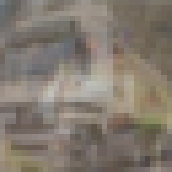
#> input picture scripts/assets/fig1/t-000.png, 172 x 172 px; its folder holds 3 pictures in this run; the run also reads 2 pictures not shown here
$ python fig_overview.py
#> lines starting #> are read from the running program, lines starting #| are printed output that depends on the picture
### scripts/make_fonts.py
# Convert TeX Gyre Termes OTF -> TTF (Type 42-safe embedding).
import sys
from fontTools.ttLib import TTFont, newTable
from fontTools.pens.cu2quPen import Cu2QuPen
from fontTools.pens.ttGlyphPen import TTGlyphPen
def otf_to_ttf(src, dst, max_err=1.0):
    f = TTFont(src); gs = f.getGlyphSet(); order = f.getGlyphOrder()
    glyf = {}
    for n in order:
        pen = TTGlyphPen(gs); gs[n].draw(Cu2QuPen(pen, max_err, reverse_direction=True)); glyf[n] = pen.glyph()
    f["loca"] = newTable("loca"); g = f["glyf"] = newTable("glyf"); g.glyphOrder = order; g.glyphs = glyf
    del f["CFF "]
    if "VORG" in f: del f["VORG"]
    f["maxp"] = newTable("maxp"); m=f["maxp"]; m.tableVersion=0x00010000
    for a in ("maxZones","maxTwilightPoints","maxStorage","maxFunctionDefs","maxInstructionDefs","maxStackElements","maxSizeOfInstructions","maxComponentElements"): setattr(m,a,0)
    m.maxZones=1; f["head"].glyphDataFormat=0
    f["post"].formatType=2.0; f["post"].extraNames=[]; f["post"].mapping={}; f["post"].glyphOrder=order
    f.sfntVersion="\x00\x01\x00\x00"; f.save(dst)

import os, glob
SRC = "/usr/share/texmf/fonts/opentype/public/tex-gyre"
OUT = os.path.join(os.path.dirname(os.path.abspath(__file__)), "fonts")


def ensure():
    """Convert TeX Gyre Termes (CFF OpenType) to TrueType so matplotlib embeds valid Type 42
    fonts. Converted files are local build products and are not committed (GUST font licence)."""
    os.makedirs(OUT, exist_ok=True)
    for st in ("regular", "bold", "italic", "bolditalic"):
        dst = os.path.join(OUT, f"texgyretermes-{st}.ttf")
        src = os.path.join(SRC, f"texgyretermes-{st}.otf")
        if not os.path.exists(dst) and os.path.exists(src):
            otf_to_ttf(src, dst)
    return sorted(glob.glob(os.path.join(OUT, "*.ttf")))


# [2 lines that do not run on import are left out]

### scripts/common.py
import os
import numpy as np
from PIL import Image

HERE = os.path.dirname(os.path.abspath(__file__))
FIGDIR = os.path.normpath(os.path.join(HERE, "..", "figures"))


def tile(folder, idx, native):
    """Load an embedded raster recovered from the original PDF and undo its
    nearest-neighbour upsampling, returning the native-resolution RGB array."""
#> called with folder = 'fig1', idx = 0, native = 32
    a = np.asarray(Image.open(os.path.join(HERE, "assets", folder, f"t-{idx:03d}.png")).convert("RGB"))
#> a is the input picture: shape (172, 172, 3); mean R, G, B 131.3, 122.1, 111.6
    n = a.shape[0]
#> n = 172
    centers = ((np.arange(native) + 0.5) * n / native).astype(int)
#> centers = 32 values from 2 to 169
    return a[np.ix_(centers, centers)]


# [13 lines left out: functions framed, save, not called in this run]

### scripts/style.py
"""Shared matplotlib style for all paper figures (Times text, STIX math, Type 42 fonts)."""
import matplotlib as mpl

TEXTWIDTH_MAIN = 6.875   # CVPR two-column \textwidth, inches
TEXTWIDTH_SUPP = 6.5
COLWIDTH = 3.28        # CVPR \columnwidth, inches     # supplement (1in margins)

COL = {
    "Heun1": "#B34016",
    "DPM++2S": "#09649A",
    "Heun2": "#007656",
    "Midpoint1": "#996827",
    "Euler2": "#525663",
    "Heun4": "#5B3E8F",
    "ink": "#222222",
    "muted": "#5A6570",
    "grid": "#E3E6E9",
    "ref": "#8A949D",
}
MARK = {"Heun1": "o", "DPM++2S": "s", "Heun2": "^", "Midpoint1": "v", "Euler2": "D"}
# Input states A, B, C in Fig. 1
ABC = {"A": "#7B3F9E", "B": "#4F5B66", "C": "#9A6A12"}


def apply():
    from matplotlib import font_manager
    import make_fonts
    for f in make_fonts.ensure():
        font_manager.fontManager.addfont(f)
    fm = font_manager.fontManager
    fm.ttflist = [e for e in fm.ttflist if not (e.name == "TeX Gyre Termes" and e.fname.endswith(".otf"))]
    mpl.rcParams.update({
        "font.family": "serif",
        "font.serif": ["TeX Gyre Termes", "Times New Roman", "Nimbus Roman", "Times", "DejaVu Serif"],
        "mathtext.fontset": "stix",
        "pdf.fonttype": 42,
        "ps.fonttype": 42,
        "font.size": 9,
        "figure.constrained_layout.use": False,
        "axes.titlesize": 9,
        "axes.labelsize": 9,
        "xtick.labelsize": 8,
        "ytick.labelsize": 8,
        "legend.fontsize": 8,
        "axes.edgecolor": "#9AA3AB",
        "axes.linewidth": 0.6,
        "axes.labelcolor": COL["ink"],
        "text.color": COL["ink"],
        "xtick.color": "#4A545E",
        "ytick.color": "#4A545E",
        "xtick.major.width": 0.6,
        "ytick.major.width": 0.6,
        "xtick.major.size": 2.5,
        "ytick.major.size": 2.5,
        "axes.spines.top": False,
        "axes.spines.right": False,
        "axes.grid": True,
        "grid.color": COL["grid"],
        "grid.linewidth": 0.5,
        "legend.frameon": False,
        "savefig.bbox": "tight",
        "savefig.pad_inches": 0.02,
        "figure.dpi": 150,
    })

### scripts/fig_overview.py
"""Overview figure: problem -> sign test -> consequence for schedules and learned models.
All quantities are taken from the paper (Thm. 1, Cor. 1, Tab. coeff, Tab. recovery)."""
import numpy as np
import matplotlib.pyplot as plt
from matplotlib.patches import FancyBboxPatch, FancyArrowPatch
import style, data
from common import tile, framed, save

style.apply()
C = style.COL
W, H = style.TEXTWIDTH_MAIN, 2.35
fig = plt.figure(figsize=(W, H))
L = fig.add_axes([0, 0, 1, 1]); L.set_xlim(0, W); L.set_ylim(0, H); L.axis("off")


def box(x, y, w, h, fc="#F7F8F9", ec="#C9CED3", r=0.06):
    L.add_patch(FancyBboxPatch((x, y), w, h, boxstyle=f"round,pad=0,rounding_size={r}", fc=fc, ec=ec, lw=0.7))


def arrow(p, q, col=C["ink"], lw=0.9, ms=7, ls="-", rad=0.0):
    L.add_patch(FancyArrowPatch(p, q, arrowstyle="-|>", mutation_scale=ms, color=col, lw=lw, ls=ls,
                                connectionstyle=f"arc3,rad={rad}", shrinkA=0, shrinkB=0))


def head(x, y, s):
    L.text(x, y, s, fontsize=8.5, fontweight="bold", va="top", ha="left")


# ------------------------------------------------------------------ (a) problem
box(0.02, 0.05, 2.08, 2.22)
head(0.1, 2.2, "(a) Output-only recovery")
T = {k: tile("fig1", v, 32) for k, v in data.FIG1_TILES.items()}
#> call 3 of tile, with folder = 'fig1', idx = 2, native = 32
#> in tile (call 3), `return a[np.ix_(centers, centers)]`:
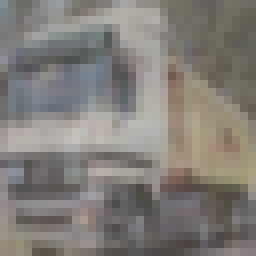
#> returned value: shape (32, 32, 3) (shown 8 times larger); mean of channels 0, 1, 2 129.8, 125.7, 121.1; drawn as R, G, B
#> (the run stopped early here; a loop or call above may not have finished)
